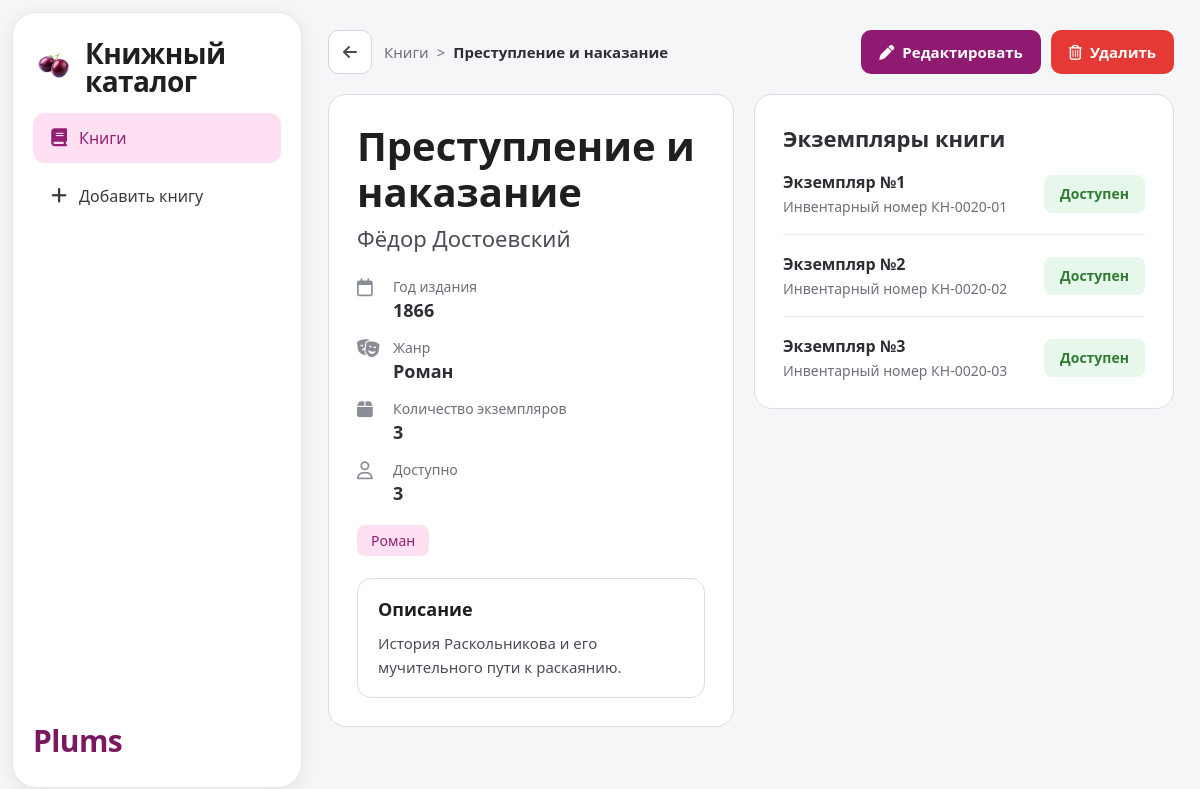
The app's page /books/20 with its own data.
### tables this page shows
CREATE TABLE books (
                id INTEGER PRIMARY KEY AUTOINCREMENT,
                title TEXT NOT NULL,
                author TEXT NOT NULL,
                year INTEGER NOT NULL,
                genre TEXT NOT NULL,
                copies INTEGER NOT NULL DEFAULT 0
            , description TEXT NOT NULL DEFAULT '');

CREATE TABLE book_copies (
            id INTEGER PRIMARY KEY AUTOINCREMENT,
            book_id INTEGER NOT NULL,
            copy_num INTEGER NOT NULL,
            inventory_no TEXT NOT NULL,
            status TEXT NOT NULL DEFAULT 'available',
            issued_at TEXT,
            UNIQUE(book_id, copy_num)
        );

### app.py (the view)
@app.get("/books/<int:book_id>")
def view_book(book_id: int):
    book = get_book_or_none(book_id)
    if not book:
        return redirect(url_for("index"))
    list_filters = filters_from_args(request.args)
    copies = load_book_copies(book)
    available_count = sum(1 for copy in copies if copy.status == "available")
    return render_template(
        "book.html",
        book=book,
        copies=copies,
        available_count=available_count,
        list_filters=list_filters,
        filter_query=filters_to_query(list_filters),
        genres=GENRES,
        genre_other=GENRE_OTHER,
        today=date.today().strftime("%d.%m.%Y"),
    )

### app.py (called while the page is built)
@app.template_global()
def filter_url(endpoint: str, filter_query: dict | None = None, **kwargs: Any) -> str:
    params: Dict[str, Any] = dict(filter_query or {})
    params.update(kwargs)
    return url_for(endpoint, **params)

def _ensure_data_dir() -> None:
    DB_FILE.parent.mkdir(parents=True, exist_ok=True)

def get_connection() -> sqlite3.Connection:
    _ensure_data_dir()
    conn = sqlite3.connect(DB_FILE)
    conn.row_factory = sqlite3.Row
    return conn

def _ensure_description_column(conn: sqlite3.Connection) -> None:
    columns = {row["name"] for row in conn.execute("PRAGMA table_info(books)")}
    if "description" not in columns:
        conn.execute("ALTER TABLE books ADD COLUMN description TEXT NOT NULL DEFAULT ''")

def _ensure_copies_table(conn: sqlite3.Connection) -> None:
    conn.execute(
        """
        CREATE TABLE IF NOT EXISTS book_copies (
            id INTEGER PRIMARY KEY AUTOINCREMENT,
            book_id INTEGER NOT NULL,
            copy_num INTEGER NOT NULL,
            inventory_no TEXT NOT NULL,
            status TEXT NOT NULL DEFAULT 'available',
            issued_at TEXT,
            UNIQUE(book_id, copy_num)
        )
        """
    )

def init_db() -> None:
    with get_connection() as conn:
        conn.execute(
            """
            CREATE TABLE IF NOT EXISTS books (
                id INTEGER PRIMARY KEY AUTOINCREMENT,
                title TEXT NOT NULL,
                author TEXT NOT NULL,
                year INTEGER NOT NULL,
                genre TEXT NOT NULL,
                copies INTEGER NOT NULL CHECK (copies >= 0),
                description TEXT NOT NULL DEFAULT ''
            )
            """
        )
        _ensure_description_column(conn)
        _ensure_copies_table(conn)

def load_books() -> List[Book]:
    init_db()
    with get_connection() as conn:
        rows = conn.execute(
            "SELECT id, title, author, year, genre, copies, description FROM books"
        ).fetchall()
    return [
        Book(
            id=row["id"],
            title=row["title"],
            author=row["author"],
            year=row["year"],
            genre=row["genre"],
            copies=row["copies"],
            description=row["description"] or "",
        )
        for row in rows
    ]

def parse_int(value: str, default: int = 0) -> int:
    try:
        return int(value)
    except (TypeError, ValueError):
        return default

### templates/book.html (shortened to what this page needs)
{% extends "base.html" %}
{% block content %}
<div class="book-page-header">
  <div class="book-breadcrumb">
    <a class="back-btn" href="{{ filter_url('index', filter_query) }}" aria-label="Назад к списку">
      <i class="fa-solid fa-arrow-left"></i>
    </a>
    <nav class="breadcrumb-text">
      <a href="{{ filter_url('index', filter_query) }}">Книги</a>
      <span>&gt;</span>
      <span class="current">{{ book.title }}</span>
    </nav>
  </div>
  <div class="book-header-actions">
    <a class="book-edit-btn" href="{{ filter_url('edit_book', filter_query, book_id=book.id, from='view') }}">
      <i class="fa-solid fa-pen"></i>
      Редактировать
    </a>
    <a class="book-delete-btn" href="{{ filter_url('confirm_delete_book', filter_query, book_id=book.id, from='view') }}">
      <i class="fa-regular fa-trash-can"></i>
      Удалить
    </a>
  </div>
</div>
<div class="book-detail-layout">
  <article class="book-detail-card">
    <header class="book-detail-head">
      <h1>{{ book.title }}</h1>
      <p class="book-author">{{ book.author }}</p>
    </header>
    <ul class="book-meta-list">
      <li>
        <i class="fa-regular fa-calendar"></i>
        <div>
          <span class="meta-label">Год издания</span>
          <span class="meta-value">{{ book.year }}</span>
        </div>
      </li>
      <li>
        <i class="fa-solid fa-masks-theater"></i>
        <div>
          <span class="meta-label">Жанр</span>
          <span class="meta-value">{{ book.genre }}</span>
        </div>
      </li>
      <li>
        <i class="fa-solid fa-box"></i>
        <div>
          <span class="meta-label">Количество экземпляров</span>
          <span class="meta-value">{{ book.copies }}</span>
        </div>
      </li>
      <li>
        <i class="fa-regular fa-user"></i>
        <div>
          <span class="meta-label">Доступно</span>
          <span class="meta-value" id="available-count">{{ available_count }}</span>
        </div>
      </li>
    </ul>
    <span class="genre-pill">{{ book.genre }}</span>
    <section class="book-description-box">
      <h2>Описание</h2>
      {% if book.description %}
      <p>{{ book.description }}</p>
      {% else %}
      <p class="description-empty">Описание пока не добавлено.</p>
      {% endif %}
    </section>
  </article>
  <aside class="book-copies-card">
    <h2 class="book-copies-title">Экземпляры книги</h2>
    {% if copies %}
    <ul class="book-copies-list">
      {% for copy in copies %}
      <li class="book-copy-row" data-copy-num="{{ copy.copy_num }}">
        <div class="book-copy-info">
          <span class="book-copy-name">Экземпляр №{{ copy.copy_num }}</span>
          <span class="book-copy-inventory">Инвентарный номер {{ copy.inventory_no }}</span>
        </div>
        <button
          type="button"
          class="copy-status-btn {% if copy.status == 'issued' %}is-issued{% else %}is-available{% endif %}"
          data-book-id="{{ book.id }}"
          data-copy-num="{{ copy.copy_num }}"
        >
          {% if copy.status == 'issued' %}Выдан{% else %}Доступен{% endif %}
        </button>
      </li>
      {% endfor %}
    </ul>
    {% else %}
    <p class="book-copies-empty">Экземпляры не добавлены.</p>
    {% endif %}
  </aside>
</div>
{% endblock %}

### static/styles.css (style rules this page uses)
* { margin: 0; padding: 0; box-sizing: border-box; }
body { font-family: "Segoe UI", Arial, sans-serif; background: #f5f6f8; color: #1f1f22; font-size: 16px; }
.back-btn { width: 44px; height: 44px; border: 1px solid #d3d5dc; border-radius: 10px; background: #fff; color: #4a4d55; display: inline-flex; align-items: center; justify-content: center; text-decoration: none; }
.book-page-header { display: flex; justify-content: space-between; align-items: center; gap: 16px; margin-bottom: 20px; flex-wrap: wrap; }
.book-breadcrumb { display: flex; align-items: center; gap: 12px; }
.breadcrumb-text { display: flex; align-items: center; gap: 8px; font-size: 15px; color: #6d7078; }
.breadcrumb-text a { color: #6d7078; text-decoration: none; }
.breadcrumb-text .current { color: #2d2f35; font-weight: 600; }
.book-header-actions { display: flex; gap: 10px; flex-wrap: wrap; }
.book-edit-btn, .book-delete-btn { min-height: 44px; padding: 0 18px; border-radius: 10px; font-size: 15px; font-weight: 700; text-decoration: none; display: inline-flex; align-items: center; gap: 8px; }
.book-edit-btn { background: #8f1a71; color: #fff; }
.book-delete-btn { background: #e53935; color: #fff; }
.book-detail-layout { display: grid; grid-template-columns: minmax(0, 1fr) minmax(320px, 420px); gap: 20px; align-items: start; }
.book-detail-card, .book-copies-card { background: #fff; border: 1px solid #dbdde2; border-radius: 18px; padding: 28px; }
.book-detail-head h1 { font-size: 40px; line-height: 1.15; margin-bottom: 8px; font-weight: 600; }
.book-author { font-size: 22px; color: #4a4d55; margin-bottom: 24px; font-weight: 500; }
.book-meta-list { list-style: none; display: flex; flex-direction: column; gap: 16px; margin-bottom: 20px; }
.book-meta-list li { display: flex; align-items: flex-start; gap: 14px; }
.book-meta-list i { width: 22px; color: #8a8d96; font-size: 18px; margin-top: 2px; }
.meta-label { display: block; font-size: 14px; color: #6d7078; margin-bottom: 2px; }
.meta-value { font-size: 18px; font-weight: 600; color: #2d2f35; }
.genre-pill { display: inline-block; background: #ffdff2; color: #902172; border-radius: 8px; padding: 6px 14px; font-size: 14px; font-weight: 500; margin-bottom: 22px; }
.book-copies-title { font-size: 22px; font-weight: 600; margin-bottom: 18px; color: #2d2f35; }
.book-copies-list { list-style: none; }
.book-copy-row { display: flex; align-items: center; justify-content: space-between; gap: 16px; padding: 18px 0; border-bottom: 1px solid #ececf0; }
.book-copy-row:first-child { padding-top: 0; }
.book-copy-row:last-child { border-bottom: none; padding-bottom: 0; }
.book-copy-info { display: flex; flex-direction: column; gap: 4px; min-width: 0; }
.book-copy-name { font-size: 16px; font-weight: 600; color: #2d2f35; }
.book-copy-inventory { font-size: 14px; color: #6d7078; }
.copy-status-btn { flex-shrink: 0; min-height: 38px; padding: 0 16px; border: none; border-radius: 8px; font-size: 14px; font-weight: 600; cursor: pointer; font-family: inherit; transition: 0.15s; }
.copy-status-btn.is-available { background: #e8f7ec; color: #2e7d32; }
.book-description-box { border: 1px solid #dbdde2; border-radius: 14px; padding: 18px 20px; }
.book-description-box h2 { font-size: 18px; margin-bottom: 10px; font-weight: 600; }
.book-description-box p { color: #4a4d55; line-height: 1.6; font-size: 15px; }

### records on screen
books: title "Преступление и наказание", author "Фёдор Достоевский", year "1866", genre "Роман", copies "3", description "История Раскольникова и его мучительного пути к раскаянию."
book_copies: copy_num "1", inventory_no "КН-0020-01", status "Доступен"
book_copies: copy_num "2", inventory_no "КН-0020-02", status "Доступен"
book_copies: copy_num "3", inventory_no "КН-0020-03", status "Доступен"

### other values on screen
{{ available_count }} "3"
